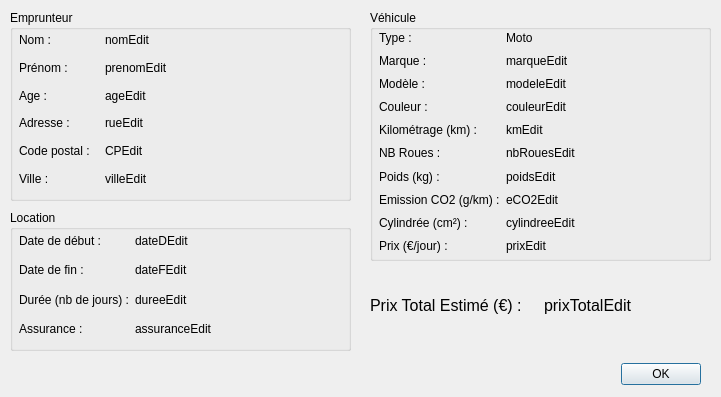
<?xml version="1.0" encoding="UTF-8"?>
<ui version="4.0">
 <class>FenDevisMoto</class>
 <widget class="QDialog" name="FenDevisMoto">
  <property name="geometry">
   <rect>
    <x>0</x>
    <y>0</y>
    <width>721</width>
    <height>397</height>
   </rect>
  </property>
  <property name="windowTitle">
   <string>Dialog</string>
  </property>
  <widget class="QGroupBox" name="emprunteurBox">
   <property name="geometry">
    <rect>
     <x>10</x>
     <y>10</y>
     <width>341</width>
     <height>191</height>
    </rect>
   </property>
   <property name="title">
    <string>Emprunteur</string>
   </property>
   <widget class="QWidget" name="gridLayoutWidget">
    <property name="geometry">
     <rect>
      <x>9</x>
      <y>19</y>
      <width>321</width>
      <height>161</height>
     </rect>
    </property>
    <layout class="QGridLayout" name="gridLayout">
     <item row="0" column="0">
      <widget class="QLabel" name="nom">
       <property name="maximumSize">
        <size>
         <width>80</width>
         <height>16777215</height>
        </size>
       </property>
       <property name="text">
        <string>Nom :</string>
       </property>
      </widget>
     </item>
     <item row="0" column="1">
      <widget class="QLabel" name="nomEdit">
       <property name="text">
        <string>nomEdit</string>
       </property>
      </widget>
     </item>
     <item row="1" column="0">
      <widget class="QLabel" name="prenom">
       <property name="maximumSize">
        <size>
         <width>100</width>
         <height>16777215</height>
        </size>
       </property>
       <property name="text">
        <string>Prénom :</string>
       </property>
      </widget>
     </item>
     <item row="1" column="1">
      <widget class="QLabel" name="prenomEdit">
       <property name="text">
        <string>prenomEdit</string>
       </property>
      </widget>
     </item>
     <item row="2" column="0">
      <widget class="QLabel" name="age">
       <property name="maximumSize">
        <size>
         <width>100</width>
         <height>16777215</height>
        </size>
       </property>
       <property name="text">
        <string>Age :</string>
       </property>
      </widget>
     </item>
     <item row="2" column="1">
      <widget class="QLabel" name="ageEdit">
       <property name="text">
        <string>ageEdit</string>
       </property>
      </widget>
     </item>
     <item row="3" column="0">
      <widget class="QLabel" name="rue">
       <property name="maximumSize">
        <size>
         <width>100</width>
         <height>16777215</height>
        </size>
       </property>
       <property name="text">
        <string>Adresse :</string>
       </property>
      </widget>
     </item>
     <item row="3" column="1">
      <widget class="QLabel" name="rueEdit">
       <property name="text">
        <string>rueEdit</string>
       </property>
      </widget>
     </item>
     <item row="4" column="0">
      <widget class="QLabel" name="CP">
       <property name="maximumSize">
        <size>
         <width>100</width>
         <height>16777215</height>
        </size>
       </property>
       <property name="text">
        <string>Code postal :</string>
       </property>
      </widget>
     </item>
     <item row="4" column="1">
      <widget class="QLabel" name="CPEdit">
       <property name="text">
        <string>CPEdit</string>
       </property>
      </widget>
     </item>
     <item row="5" column="0">
      <widget class="QLabel" name="ville">
       <property name="maximumSize">
        <size>
         <width>100</width>
         <height>16777215</height>
        </size>
       </property>
       <property name="text">
        <string>Ville :</string>
       </property>
      </widget>
     </item>
     <item row="5" column="1">
      <widget class="QLabel" name="villeEdit">
       <property name="text">
        <string>villeEdit</string>
       </property>
      </widget>
     </item>
    </layout>
   </widget>
  </widget>
  <widget class="QGroupBox" name="vehiculeBox">
   <property name="geometry">
    <rect>
     <x>370</x>
     <y>10</y>
     <width>341</width>
     <height>251</height>
    </rect>
   </property>
   <property name="title">
    <string>Véhicule</string>
   </property>
   <widget class="QWidget" name="gridLayoutWidget_2">
    <property name="geometry">
     <rect>
      <x>9</x>
      <y>19</y>
      <width>321</width>
      <height>225</height>
     </rect>
    </property>
    <layout class="QGridLayout" name="gridLayout_2">
     <item row="0" column="0">
      <widget class="QLabel" name="type">
       <property name="maximumSize">
        <size>
         <width>120</width>
         <height>16777215</height>
        </size>
       </property>
       <property name="text">
        <string>Type :</string>
       </property>
      </widget>
     </item>
     <item row="0" column="1">
      <widget class="QLabel" name="typeEdit">
       <property name="text">
        <string>Moto</string>
       </property>
      </widget>
     </item>
     <item row="1" column="0">
      <widget class="QLabel" name="marque">
       <property name="maximumSize">
        <size>
         <width>100</width>
         <height>16777215</height>
        </size>
       </property>
       <property name="text">
        <string>Marque :</string>
       </property>
      </widget>
     </item>
     <item row="1" column="1">
      <widget class="QLabel" name="marqueEdit">
       <property name="text">
        <string>marqueEdit</string>
       </property>
      </widget>
     </item>
     <item row="2" column="0">
      <widget class="QLabel" name="modele">
       <property name="maximumSize">
        <size>
         <width>100</width>
         <height>16777215</height>
        </size>
       </property>
       <property name="text">
        <string>Modèle :</string>
       </property>
      </widget>
     </item>
     <item row="2" column="1">
      <widget class="QLabel" name="modeleEdit">
       <property name="text">
        <string>modeleEdit</string>
       </property>
      </widget>
     </item>
     <item row="5" column="0">
      <widget class="QLabel" name="nbRoues">
       <property name="maximumSize">
        <size>
         <width>100</width>
         <height>16777215</height>
        </size>
       </property>
       <property name="text">
        <string>NB Roues :</string>
       </property>
      </widget>
     </item>
     <item row="5" column="1">
      <widget class="QLabel" name="nbRouesEdit">
       <property name="text">
        <string>nbRouesEdit</string>
       </property>
      </widget>
     </item>
     <item row="6" column="0">
      <widget class="QLabel" name="poids">
       <property name="maximumSize">
        <size>
         <width>100</width>
         <height>16777215</height>
        </size>
       </property>
       <property name="text">
        <string>Poids (kg) :</string>
       </property>
      </widget>
     </item>
     <item row="6" column="1">
      <widget class="QLabel" name="poidsEdit">
       <property name="text">
        <string>poidsEdit</string>
       </property>
      </widget>
     </item>
     <item row="7" column="0">
      <widget class="QLabel" name="eCO2">
       <property name="maximumSize">
        <size>
         <width>130</width>
         <height>16777215</height>
        </size>
       </property>
       <property name="text">
        <string>Emission CO2 (g/km) :</string>
       </property>
      </widget>
     </item>
     <item row="7" column="1">
      <widget class="QLabel" name="eCO2Edit">
       <property name="text">
        <string>eCO2Edit</string>
       </property>
      </widget>
     </item>
     <item row="8" column="0">
      <widget class="QLabel" name="cylindree">
       <property name="text">
        <string>Cylindrée (cm²) :</string>
       </property>
      </widget>
     </item>
     <item row="8" column="1">
      <widget class="QLabel" name="cylindreeEdit">
       <property name="text">
        <string>cylindreeEdit</string>
       </property>
      </widget>
     </item>
     <item row="9" column="0">
      <widget class="QLabel" name="prix">
       <property name="text">
        <string>Prix (€/jour) :</string>
       </property>
      </widget>
     </item>
     <item row="9" column="1">
      <widget class="QLabel" name="prixEdit">
       <property name="text">
        <string>prixEdit</string>
       </property>
      </widget>
     </item>
     <item row="3" column="0">
      <widget class="QLabel" name="couleur">
       <property name="text">
        <string>Couleur :</string>
       </property>
      </widget>
     </item>
     <item row="3" column="1">
      <widget class="QLabel" name="couleurEdit">
       <property name="text">
        <string>couleurEdit</string>
       </property>
      </widget>
     </item>
     <item row="4" column="0">
      <widget class="QLabel" name="km">
       <property name="text">
        <string>Kilométrage (km) :</string>
       </property>
      </widget>
     </item>
     <item row="4" column="1">
      <widget class="QLabel" name="kmEdit">
       <property name="text">
        <string>kmEdit</string>
       </property>
      </widget>
     </item>
    </layout>
   </widget>
  </widget>
  <widget class="QGroupBox" name="locationBox">
   <property name="geometry">
    <rect>
     <x>10</x>
     <y>210</y>
     <width>341</width>
     <height>141</height>
    </rect>
   </property>
   <property name="title">
    <string>Location</string>
   </property>
   <widget class="QWidget" name="gridLayoutWidget_3">
    <property name="geometry">
     <rect>
      <x>9</x>
      <y>19</y>
      <width>321</width>
      <height>111</height>
     </rect>
    </property>
    <layout class="QGridLayout" name="gridLayout_3">
     <item row="0" column="0">
      <widget class="QLabel" name="dateD">
       <property name="maximumSize">
        <size>
         <width>120</width>
         <height>16777215</height>
        </size>
       </property>
       <property name="text">
        <string>Date de début :</string>
       </property>
      </widget>
     </item>
     <item row="0" column="1">
      <widget class="QLabel" name="dateDEdit">
       <property name="text">
        <string>dateDEdit</string>
       </property>
      </widget>
     </item>
     <item row="1" column="0">
      <widget class="QLabel" name="dateF">
       <property name="maximumSize">
        <size>
         <width>100</width>
         <height>16777215</height>
        </size>
       </property>
       <property name="text">
        <string>Date de fin :</string>
       </property>
      </widget>
     </item>
     <item row="1" column="1">
      <widget class="QLabel" name="dateFEdit">
       <property name="text">
        <string>dateFEdit</string>
       </property>
      </widget>
     </item>
     <item row="2" column="0">
      <widget class="QLabel" name="duree">
       <property name="maximumSize">
        <size>
         <width>120</width>
         <height>16777215</height>
        </size>
       </property>
       <property name="text">
        <string>Durée (nb de jours) :</string>
       </property>
      </widget>
     </item>
     <item row="2" column="1">
      <widget class="QLabel" name="dureeEdit">
       <property name="text">
        <string>dureeEdit</string>
       </property>
      </widget>
     </item>
     <item row="3" column="0">
      <widget class="QLabel" name="assurance">
       <property name="maximumSize">
        <size>
         <width>100</width>
         <height>16777215</height>
        </size>
       </property>
       <property name="text">
        <string>Assurance :</string>
       </property>
      </widget>
     </item>
     <item row="3" column="1">
      <widget class="QLabel" name="assuranceEdit">
       <property name="text">
        <string>assuranceEdit</string>
       </property>
      </widget>
     </item>
    </layout>
   </widget>
  </widget>
  <widget class="QWidget" name="gridLayoutWidget_4">
   <property name="geometry">
    <rect>
     <x>370</x>
     <y>270</y>
     <width>341</width>
     <height>71</height>
    </rect>
   </property>
   <layout class="QGridLayout" name="gridLayout_4">
    <item row="0" column="0">
     <widget class="QLabel" name="prixTotal">
      <property name="font">
       <font>
        <pointsize>12</pointsize>
       </font>
      </property>
      <property name="text">
       <string>Prix Total Estimé (€) :</string>
      </property>
     </widget>
    </item>
    <item row="0" column="1">
     <widget class="QLabel" name="prixTotalEdit">
      <property name="font">
       <font>
        <pointsize>12</pointsize>
       </font>
      </property>
      <property name="text">
       <string>prixTotalEdit</string>
      </property>
     </widget>
    </item>
   </layout>
  </widget>
  <widget class="QDialogButtonBox" name="OkBouton">
   <property name="geometry">
    <rect>
     <x>600</x>
     <y>360</y>
     <width>101</width>
     <height>28</height>
    </rect>
   </property>
   <property name="standardButtons">
    <set>QDialogButtonBox::Ok</set>
   </property>
  </widget>
 </widget>
 <resources/>
 <connections>
  <connection>
   <sender>OkBouton</sender>
   <signal>clicked(QAbstractButton*)</signal>
   <receiver>FenDevisMoto</receiver>
   <slot>close()</slot>
   <hints>
    <hint type="sourcelabel">
     <x>650</x>
     <y>373</y>
    </hint>
    <hint type="destinationlabel">
     <x>360</x>
     <y>198</y>
    </hint>
   </hints>
  </connection>
 </connections>
</ui>
